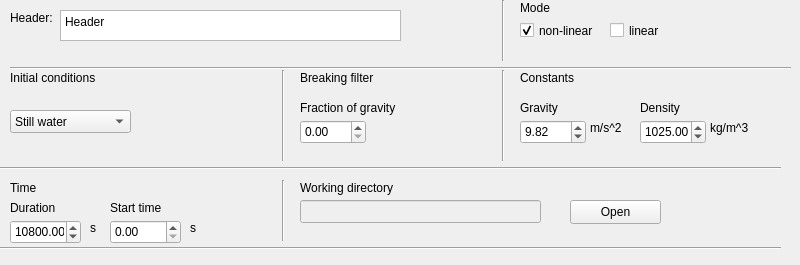
    <widget class="QWidget" name="tab_11">
     <attribute name="title">
      <string>General</string>
     </attribute>
     <widget class="Line" name="line_34">
      <property name="geometry">
       <rect>
        <x>0</x>
        <y>160</y>
        <width>781</width>
        <height>16</height>
       </rect>
      </property>
      <property name="orientation">
       <enum>Qt::Horizontal</enum>
      </property>
     </widget>
     <widget class="QLabel" name="label_79">
      <property name="geometry">
       <rect>
        <x>10</x>
        <y>10</y>
        <width>201</width>
        <height>16</height>
       </rect>
      </property>
      <property name="text">
       <string>Header:</string>
      </property>
     </widget>
     <widget class="QLabel" name="label_82">
      <property name="geometry">
       <rect>
        <x>10</x>
        <y>70</y>
        <width>151</width>
        <height>16</height>
       </rect>
      </property>
      <property name="text">
       <string>Initial conditions</string>
      </property>
     </widget>
     <widget class="Line" name="line_35">
      <property name="geometry">
       <rect>
        <x>273</x>
        <y>70</y>
        <width>20</width>
        <height>91</height>
       </rect>
      </property>
      <property name="orientation">
       <enum>Qt::Vertical</enum>
      </property>
     </widget>
     <widget class="Line" name="line_36">
      <property name="geometry">
       <rect>
        <x>493</x>
        <y>70</y>
        <width>20</width>
        <height>91</height>
       </rect>
      </property>
      <property name="orientation">
       <enum>Qt::Vertical</enum>
      </property>
     </widget>
     <widget class="QLabel" name="label_87">
      <property name="geometry">
       <rect>
        <x>300</x>
        <y>70</y>
        <width>151</width>
        <height>16</height>
       </rect>
      </property>
      <property name="text">
       <string>Breaking filter</string>
      </property>
     </widget>
     <widget class="Line" name="line_37">
      <property name="geometry">
       <rect>
        <x>10</x>
        <y>60</y>
        <width>781</width>
        <height>16</height>
       </rect>
      </property>
      <property name="orientation">
       <enum>Qt::Horizontal</enum>
      </property>
     </widget>
     <widget class="QPlainTextEdit" name="header_input">
      <property name="geometry">
       <rect>
        <x>60</x>
        <y>10</y>
        <width>341</width>
        <height>31</height>
       </rect>
      </property>
      <property name="plainText">
       <string>Header</string>
      </property>
     </widget>
     <widget class="QLabel" name="label_89">
      <property name="geometry">
       <rect>
        <x>300</x>
        <y>100</y>
        <width>151</width>
        <height>16</height>
       </rect>
      </property>
      <property name="text">
       <string>Fraction of gravity</string>
      </property>
     </widget>
     <widget class="QDoubleSpinBox" name="breaking_beta0">
      <property name="geometry">
       <rect>
        <x>300</x>
        <y>120</y>
        <width>66</width>
        <height>24</height>
       </rect>
      </property>
      <property name="singleStep">
       <double>0.100000000000000</double>
      </property>
      <property name="value">
       <double>0.000000000000000</double>
      </property>
     </widget>
     <widget class="QLabel" name="label_90">
      <property name="geometry">
       <rect>
        <x>520</x>
        <y>70</y>
        <width>151</width>
        <height>16</height>
       </rect>
      </property>
      <property name="text">
       <string>Constants</string>
      </property>
     </widget>
     <widget class="QDoubleSpinBox" name="gravity_input">
      <property name="geometry">
       <rect>
        <x>520</x>
        <y>120</y>
        <width>66</width>
        <height>24</height>
       </rect>
      </property>
      <property name="singleStep">
       <double>0.100000000000000</double>
      </property>
      <property name="value">
       <double>9.820000000000000</double>
      </property>
     </widget>
     <widget class="QLabel" name="label_91">
      <property name="geometry">
       <rect>
        <x>520</x>
        <y>100</y>
        <width>51</width>
        <height>16</height>
       </rect>
      </property>
      <property name="text">
       <string>Gravity</string>
      </property>
     </widget>
     <widget class="Line" name="line_41">
      <property name="geometry">
       <rect>
        <x>493</x>
        <y>0</y>
        <width>20</width>
        <height>61</height>
       </rect>
      </property>
      <property name="orientation">
       <enum>Qt::Vertical</enum>
      </property>
     </widget>
     <widget class="QLabel" name="label_92">
      <property name="geometry">
       <rect>
        <x>520</x>
        <y>0</y>
        <width>151</width>
        <height>16</height>
       </rect>
      </property>
      <property name="text">
       <string>Mode</string>
      </property>
     </widget>
     <widget class="QCheckBox" name="linear_onOff">
      <property name="geometry">
       <rect>
        <x>610</x>
        <y>20</y>
        <width>85</width>
        <height>21</height>
       </rect>
      </property>
      <property name="text">
       <string>linear</string>
      </property>
     </widget>
     <widget class="QCheckBox" name="Nonlin_onOff">
      <property name="geometry">
       <rect>
        <x>520</x>
        <y>20</y>
        <width>85</width>
        <height>21</height>
       </rect>
      </property>
      <property name="text">
       <string>non-linear</string>
      </property>
      <property name="checkable">
       <bool>true</bool>
      </property>
      <property name="checked">
       <bool>true</bool>
      </property>
      <property name="autoExclusive">
       <bool>false</bool>
      </property>
     </widget>
     <widget class="Line" name="line_65">
      <property name="geometry">
       <rect>
        <x>273</x>
        <y>180</y>
        <width>20</width>
        <height>61</height>
       </rect>
      </property>
      <property name="orientation">
       <enum>Qt::Vertical</enum>
      </property>
     </widget>
     <widget class="QComboBox" name="initialCondition">
      <property name="geometry">
       <rect>
        <x>10</x>
        <y>110</y>
        <width>121</width>
        <height>23</height>
       </rect>
      </property>
      <property name="currentIndex">
       <number>0</number>
      </property>
      <item>
       <property name="text">
        <string>Still water</string>
       </property>
      </item>
      <item>
       <property name="text">
        <string>Standing wave</string>
       </property>
      </item>
     </widget>
     <widget class="Line" name="line_66">
      <property name="geometry">
       <rect>
        <x>0</x>
        <y>240</y>
        <width>781</width>
        <height>16</height>
       </rect>
      </property>
      <property name="orientation">
       <enum>Qt::Horizontal</enum>
      </property>
     </widget>
     <widget class="QLabel" name="label_139">
      <property name="geometry">
       <rect>
        <x>10</x>
        <y>180</y>
        <width>31</width>
        <height>16</height>
       </rect>
      </property>
      <property name="text">
       <string>Time</string>
      </property>
     </widget>
     <widget class="QDoubleSpinBox" name="timeDuration">
      <property name="geometry">
       <rect>
        <x>10</x>
        <y>220</y>
        <width>71</width>
        <height>24</height>
       </rect>
      </property>
      <property name="decimals">
       <number>2</number>
      </property>
      <property name="maximum">
       <double>100000.000000000000000</double>
      </property>
      <property name="singleStep">
       <double>0.100000000000000</double>
      </property>
      <property name="value">
       <double>10800.000000000000000</double>
      </property>
     </widget>
     <widget class="QLabel" name="label_141">
      <property name="geometry">
       <rect>
        <x>10</x>
        <y>200</y>
        <width>71</width>
        <height>16</height>
       </rect>
      </property>
      <property name="text">
       <string>Duration</string>
      </property>
     </widget>
     <widget class="QLabel" name="label_145">
      <property name="geometry">
       <rect>
        <x>110</x>
        <y>200</y>
        <width>71</width>
        <height>16</height>
       </rect>
      </property>
      <property name="text">
       <string>Start time</string>
      </property>
     </widget>
     <widget class="QDoubleSpinBox" name="tStart">
      <property name="geometry">
       <rect>
        <x>110</x>
        <y>220</y>
        <width>71</width>
        <height>24</height>
       </rect>
      </property>
      <property name="decimals">
       <number>2</number>
      </property>
      <property name="maximum">
       <double>100000.000000000000000</double>
      </property>
      <property name="singleStep">
       <double>0.100000000000000</double>
      </property>
      <property name="value">
       <double>0.000000000000000</double>
      </property>
     </widget>
     <widget class="QLabel" name="label_158">
      <property name="geometry">
       <rect>
        <x>640</x>
        <y>100</y>
        <width>51</width>
        <height>16</height>
       </rect>
      </property>
      <property name="text">
       <string>Density</string>
      </property>
     </widget>
     <widget class="QDoubleSpinBox" name="Density">
      <property name="geometry">
       <rect>
        <x>640</x>
        <y>120</y>
        <width>66</width>
        <height>24</height>
       </rect>
      </property>
      <property name="maximum">
       <double>5000.000000000000000</double>
      </property>
      <property name="singleStep">
       <double>0.100000000000000</double>
      </property>
      <property name="value">
       <double>1025.000000000000000</double>
      </property>
     </widget>
     <widget class="QLabel" name="label_159">
      <property name="geometry">
       <rect>
        <x>590</x>
        <y>120</y>
        <width>51</width>
        <height>16</height>
       </rect>
      </property>
      <property name="text">
       <string>m/s^2</string>
      </property>
     </widget>
     <widget class="QLabel" name="label_160">
      <property name="geometry">
       <rect>
        <x>710</x>
        <y>120</y>
        <width>51</width>
        <height>16</height>
       </rect>
      </property>
      <property name="text">
       <string>kg/m^3</string>
      </property>
     </widget>
     <widget class="QLabel" name="label_161">
      <property name="geometry">
       <rect>
        <x>190</x>
        <y>220</y>
        <width>16</width>
        <height>16</height>
       </rect>
      </property>
      <property name="text">
       <string>s</string>
      </property>
     </widget>
     <widget class="QLabel" name="label_162">
      <property name="geometry">
       <rect>
        <x>90</x>
        <y>220</y>
        <width>16</width>
        <height>16</height>
       </rect>
      </property>
      <property name="text">
       <string>s</string>
      </property>
     </widget>
     <widget class="QLabel" name="label_165">
      <property name="geometry">
       <rect>
        <x>300</x>
        <y>180</y>
        <width>111</width>
        <height>16</height>
       </rect>
      </property>
      <property name="text">
       <string>Working directory </string>
      </property>
     </widget>
     <widget class="QPushButton" name="OpenDirBrowser">
      <property name="geometry">
       <rect>
        <x>570</x>
        <y>200</y>
        <width>91</width>
        <height>24</height>
       </rect>
      </property>
      <property name="text">
       <string>Open</string>
      </property>
     </widget>
     <widget class="QLineEdit" name="workingDir">
      <property name="enabled">
       <bool>false</bool>
      </property>
      <property name="geometry">
       <rect>
        <x>300</x>
        <y>200</y>
        <width>241</width>
        <height>23</height>
       </rect>
      </property>
      <property name="text">
       <string/>
      </property>
     </widget>
    </widget>
